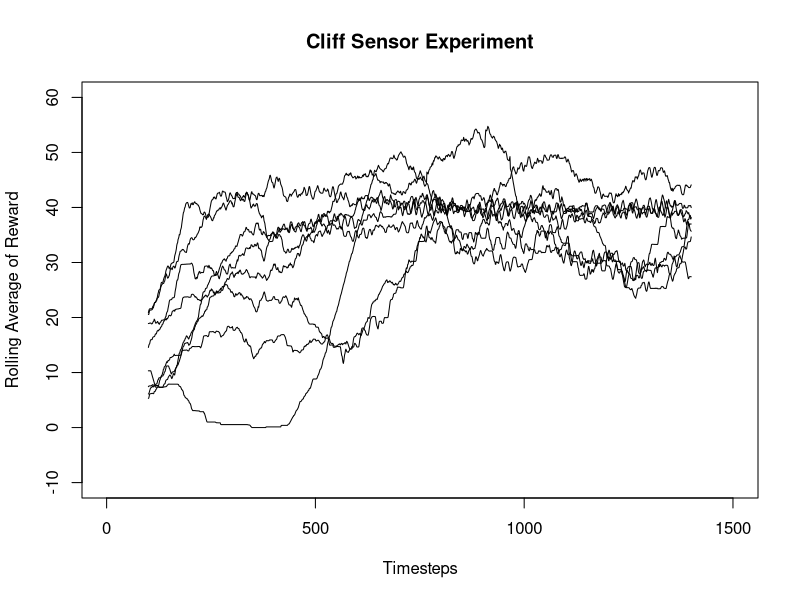
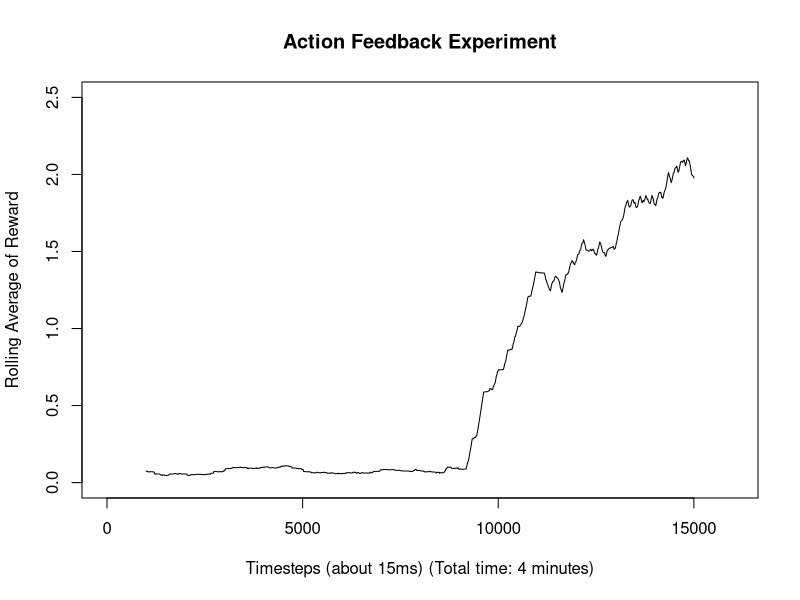

Write the R code that produced these figures, in order.
sarsas = read.table("sarsa_record.csv", header=1, sep=",", fill=1)
ma <- function(x,n=200){filter(x,rep(1/n,n), sides=2)}
svg(filename="sarsa.svg", width=7, height=4)
plot(1:1500, sarsas$reward[1:1500], type="n", main="Cliff Sensor Experiment", ylab="Rolling Average of Reward", xlab="Timesteps", ylim=c(-10,60))
lines(1:1500, ma(sarsas$reward[1:1500]))
lines(1:1500, ma(sarsas$reward.1[1:1500]))
lines(1:1500, ma(sarsas$reward.2[1:1500]))
lines(1:1500, ma(sarsas$reward.3[1:1500]))
lines(1:1500, ma(sarsas$reward.4[1:1500]))
lines(1:1500, ma(sarsas$reward.5[1:1500]))
lines(1:1500, ma(sarsas$reward.6[1:1500]))
lines(1:1500, ma(sarsas$reward.7[1:1500]))
dev.off()

ma <- function(x,n=2000){filter(x,rep(1/n,n), sides=2)}
sarsas = read.table("cheating1.csv", header=1, sep=",", fill=1)
svg(filename="cheatings.svg", width=7, height=4)
plot(1:16000, sarsas$reward[1:16000], type="n", main="Action Feedback Experiment", ylab="Rolling Average of Reward", xlab="Timesteps (about 15ms) (Total time: 4 minutes)", ylim=c(0,2.5))
lines(1:16000, ma(sarsas$reward[1:16000]))
